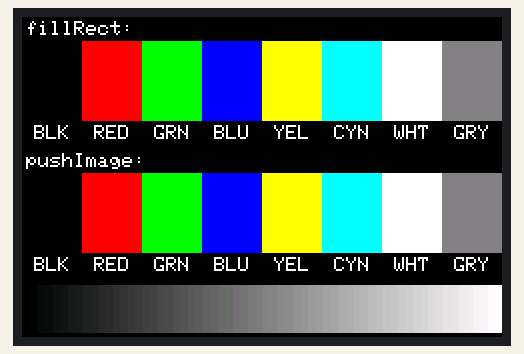
This sketch was run on a simulated ESP32. Parts: 480×320 colour display.

Above: at 0.6 s.

The sketch:

color_test.ino
```cpp
// Screen test 4: are the colours right, in both ways of drawing?
//
// What it checks
//   That a colour we ask for is the colour the screen shows, in the two ways a program puts
//   pixels on the screen:
//     - fillRect: we name one colour and the library fills an area with it.
//     - pushImage: we hand the library a block of ready-made pixels. This is how pictures,
//       sprites and LVGL send their pixels, so it is the way that matters most later.
//   It also shows whether the panel needs its colours inverted or its red and blue swapped.
//   Run screen test 1 (green_test) first: this test assumes the display itself already works.
//
// What you should see (the screen lies sideways, 480 wide and 320 tall)
//   Row 1, "fillRect:"   eight bars with their names under them: black, red, green, blue,
//                        yellow, cyan, white, grey.
//   Row 2, "pushImage:"  the same eight bars, in the same colours as row 1.
//   Row 3                a strip that goes from black on the left to white on the right. It
//                        should change smoothly, with no sudden jumps.
//
// What we tried, what we found, and the fix
//   Tried:  the first version of this test, which handed pushImage a plain array of 16-bit
//           numbers:
//               tft.pushImage(0, y, 480, 1, line);
//   Found:  row 1 (fillRect) had the right colours. Row 2 (pushImage) had wrong colours,
//           although both rows used the very same eight colour values.
//   Why:    a colour here is a 16-bit number, which is two bytes. When LovyanGFX is handed a
//           plain uint16_t array, it assumes the two bytes of every pixel are stored in the
//           opposite order (the order they travel to the display in). Ours are stored the
//           normal way round, so the library read every pixel with its bytes swapped. By
//           that rule black and white stay right and every other colour changes: red turns
//           blue, green turns red, blue turns green. (Worked out from the rule, not noted
//           from the screen.)
//   Fix:    tell the library what the array really holds, by naming its type:
//               tft.pushImage(0, y, 480, 1, (lgfx::rgb565_t*)line);
//           With this, row 2 shows the same colours as row 1. The values in the array did
//           not change.
//   Also found: the panel needs no inversion and no red/blue swap. Both settings stay false
//           (p.invert and p.rgb_order below).
//   Remember for later: every pixel buffer we fill ourselves and send with pushImage needs
//           this, or the colours come out wrong.
//
// Wiring (module pin -> ESP32 pin), as set in the code below
//   SCK -> 18, SDI (MOSI) -> 23, DC -> 15, CS -> 5, RESET -> 4. GPIO 19 is named as the
//   "data back" pin, but this test reads nothing. The pin numbers are the course's, for the
//   lab's breakout board: see the top of green_test.
//
// Library
//   LovyanGFX, version 1.3.0 (Arduino Library Manager). The tests were run with this version.

// Selects the current version of LovyanGFX's interface. Must come before the include.
#define LGFX_USE_V1
#include <LovyanGFX.hpp>

// Our display, described to the library: which driver chip it has, and which ESP32 pins it is
// wired to.
class LGFX : public lgfx::LGFX_Device {
  lgfx::Panel_ILI9488 _panel;   // the display's driver chip
  lgfx::Bus_SPI _bus;           // the SPI connection that carries the pixels
public:
  LGFX() {
    // --- The SPI connection ---
    auto b = _bus.config();
    b.spi_host = SPI3_HOST;     // which of the ESP32's SPI units to use (VSPI)
    b.freq_write = 40000000;    // speed when sending to the display: 40 MHz
    b.pin_sclk = 18;            // clock
    b.pin_mosi = 23;            // data from the ESP32 to the display
    b.pin_miso = 19;            // data back (not used by this test)
    b.pin_dc   = 15;            // tells the display: command or pixel data
    _bus.config(b);
    _panel.setBus(&_bus);

    // --- The display itself ---
    auto p = _panel.config();
    p.pin_cs  = 5;              // select wire of the display
    p.pin_rst = 4;              // reset: restarts the driver chip
    p.readable   = false;       // the display's SDO is not connected: never read from it
    p.bus_shared = true;        // the touch chip is on the same wires
    // The two settings this test can reveal. Both turned out to be right as they are.
    p.invert    = false;   // if BLACK looks white (all colors "negative"): set true
    p.rgb_order = false;   // if RED and BLUE are swapped: set true
    _panel.config(p);
    setPanel(&_panel);
  }
};

LGFX tft;

// The eight test colours: their short names for the screen, and their values (filled in setup).
const char* NAMES[8] = {"BLK", "RED", "GRN", "BLU", "YEL", "CYN", "WHT", "GRY"};
uint16_t COLORS[8];

void setup() {
  tft.init();
  tft.setRotation(1);   // landscape, 480 x 320
  tft.fillScreen(TFT_BLACK);

  // color565(red, green, blue), each from 0 to 255, gives the 16-bit number for that colour.
  COLORS[0] = tft.color565(0, 0, 0);
  COLORS[1] = tft.color565(255, 0, 0);
  COLORS[2] = tft.color565(0, 255, 0);
  COLORS[3] = tft.color565(0, 0, 255);
  COLORS[4] = tft.color565(255, 255, 0);
  COLORS[5] = tft.color565(0, 255, 255);
  COLORS[6] = tft.color565(255, 255, 255);
  COLORS[7] = tft.color565(128, 128, 128);

  tft.setTextSize(2);
  tft.setTextColor(TFT_WHITE, TFT_BLACK);

  // Row 1: bars drawn with fillRect (the library sends the color directly)
  tft.setCursor(4, 4); tft.print("fillRect:");
  for (int i = 0; i < 8; i++) {
    tft.fillRect(i * 60, 24, 60, 80, COLORS[i]);              // one bar, 60 wide and 80 tall
    tft.setCursor(i * 60 + 12, 108); tft.print(NAMES[i]);     // its name under it
  }

  // Row 2: the same bars drawn from a pixel buffer with pushImage
  // (this is how images, sprites and LVGL send pixels)
  tft.setCursor(4, 136); tft.print("pushImage:");
  static uint16_t line[480];                                  // one row of pixels
  for (int x = 0; x < 480; x++) line[x] = COLORS[x / 60];     // the eight bars, side by side
  // The same row is sent 80 times, one screen line each time. The (lgfx::rgb565_t*) is the
  // fix described at the top of this file.
  for (int y = 156; y < 236; y++) tft.pushImage(0, y, 480, 1, (lgfx::rgb565_t*)line);   // tell the library: normal RGB565 byte order
  for (int i = 0; i < 8; i++) { tft.setCursor(i * 60 + 12, 240); tft.print(NAMES[i]); }

  // Row 3: black-to-white gradient (should be smooth, no sudden jumps)
  for (int x = 0; x < 480; x++) {
    uint8_t v = x * 255 / 479;                                // 0 at the left edge, 255 at the right
    tft.drawFastVLine(x, 268, 48, tft.color565(v, v, v));     // one grey line, 48 tall
  }
}

// Nothing to repeat: the picture stays on the screen.
void loop() {}
```
